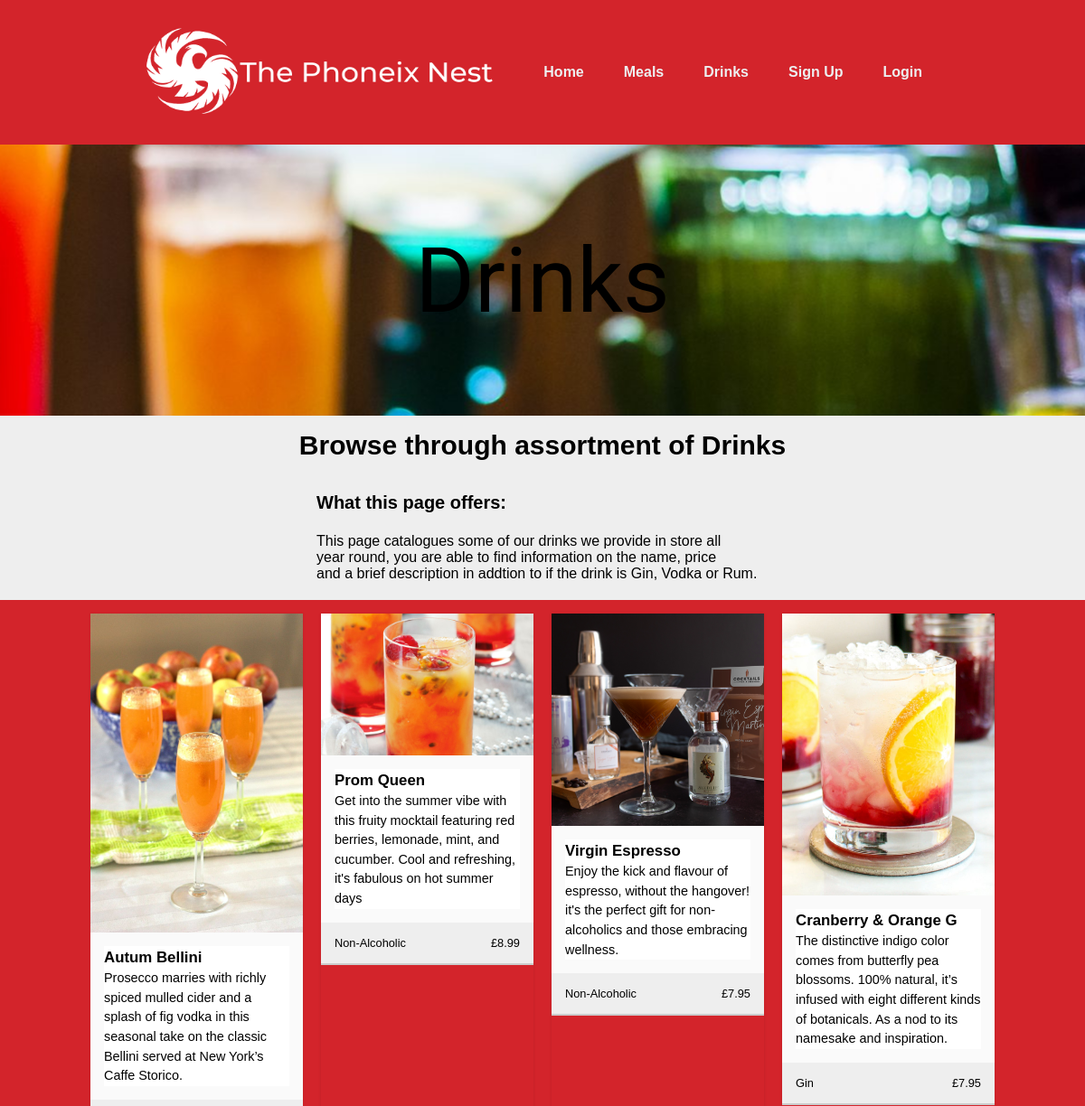
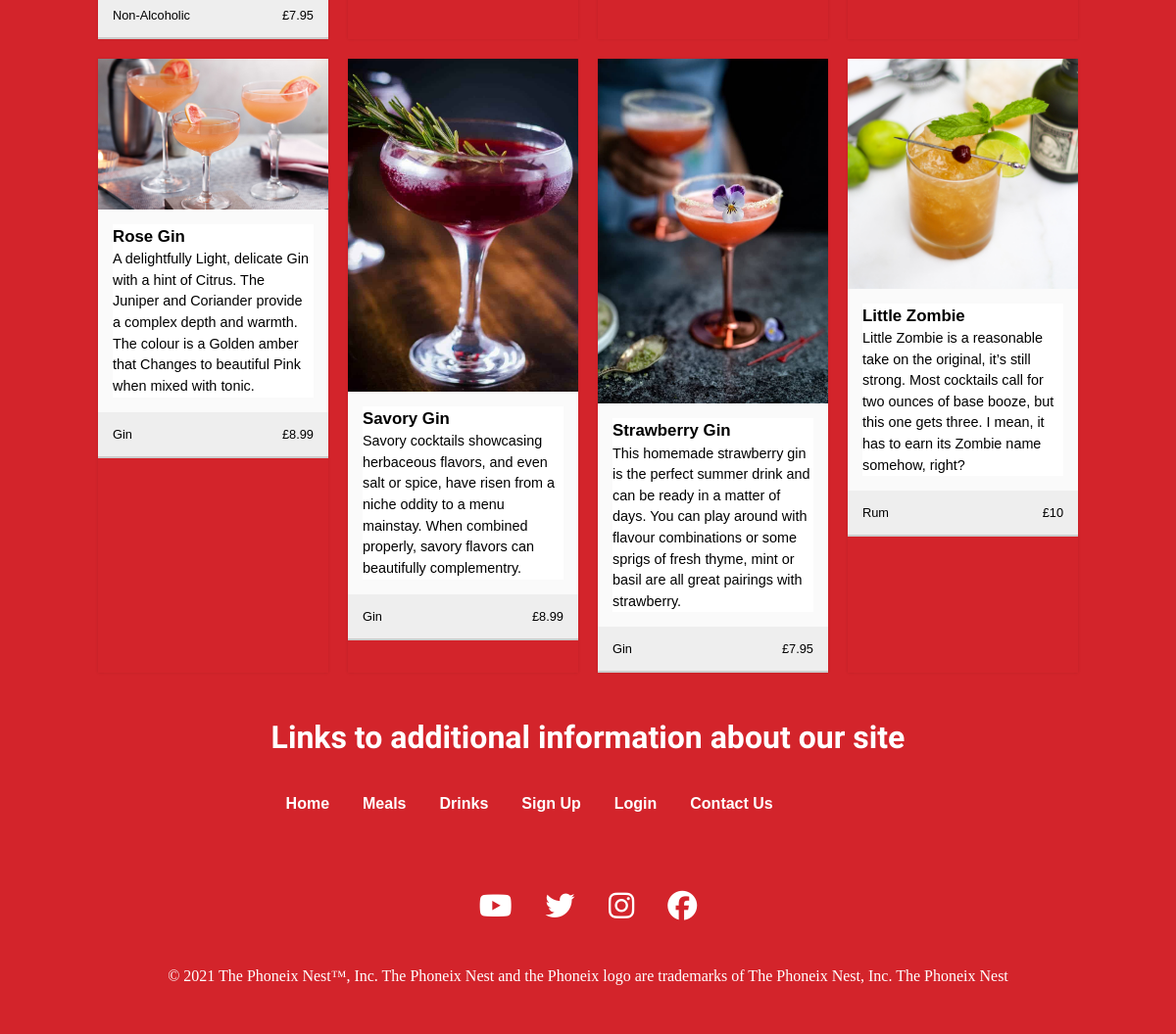
Screenshot of /drinks.php with the database file from the repository (2 pictures, top to bottom).
### tables this page shows
CREATE TABLE `menu` (
  `itemID` int(11) NOT NULL,
  `name` varchar(20) NOT NULL,
  `typ` varchar(10) NOT NULL,
  `price` float NOT NULL,
  `descrip` text NOT NULL,
  `image` text NOT NULL,
  `category` varchar(20) NOT NULL
);

### drinks.php (the view, shortened to what this page needs)
<!DOCTYPE html>
<head>
    <link rel="stylesheet" type="text/css" href="style.css">
</head>
<body>
    <header>
        <img class="logo" src="images/0_Defaults/logo(white).png" alt="logo">
        <nav>
            <ul class="nav__links">
                <li><a href="index.php">Home</a></li>
                <li><a href="meals.php">Meals</a></li>
                <li><a href="drinks.php">Drinks</a></li>
                <li><a href="signup.php">Sign Up</a></li>
                <li><a href="login.php">Login</a></li>
            </ul>
        </nav>
    </header>
    <section>
        <div class="container">
            <div class="pagetop-drinks">
                <div class="pagetitle">Drinks</div>
            </div>
        </div>
        <div class="container">
            <div class="sub-box">
                <div class="sub-title">Browse through assortment of Drinks</div>
            </div>
        </div>
        <div class="container">
            <div class="sub-box1">
                <div class="sub-title1">What this page offers:</div>
            </div>
            <div class="sub-bg">
                <p id="para_contact">This page catalogues some of our drinks we provide in store all <br>year round, you are able to find information on the name, price <br>
                    and a brief description in addtion to if the drink is Gin, Vodka or Rum.</p>
            </div>
        </div>
        <div class="cards-bg">
            <div class="cards">
                <?php
                     include "dbconn.php";
                     $sql = "SELECT * FROM menu WHERE typ = 'drink'";
                     $result = $conn->query($sql);
                     while ($row = $result->fetch_assoc()) {
                ?>
                <div class="card">
                    <img src="<?php echo $row['image'];?>" alt="" class="card-img">
                    <div class="card-content">
                        <h3><?php echo $row['name'];?></h3>
                        <p>
                            <?php echo $row['descrip'];?>
                        </p>
                    </div>
                    <div class="card-info">
                        <div><?php echo $row['category'];?></div>
                        <div>£<?php echo $row['price'];?></div>
                    </div>
                </div><?php }?>
            </div>
        </div>
    </section>
    <footer>
        <div class="container-footer">
            <ul class="flex-row">
                <h1>Links to additional information about our site</h1>
                <div class="lineAnime">
                <li><a href="index.php">Home</a></li>
                <li><a href="meals.php">Meals</a></li>
                <li><a href="drinks.php">Drinks</a></li>
                <li><a href="signup.php">Sign Up</a></li>
                <li><a href="login.php">Login</a></li>
                <li><a href="contact_us.php">Contact Us</a></li>
                </div>
            </ul>
            <ul class="flex-row">
                <li><a href="https://accounts.google.com/signin/v2/identifier?flowName=GlifWebSignIn&flowEntry=ServiceLogin"><i class="fab fa-youtube"></i></a></li>
                <li><a href="https://twitter.com/"><i class="fab fa-twitter"></i></li>
                <li><a href="https://www.instagram.com/accounts/login/"><i class="fab fa-instagram"></i></a></li>
                <li><a href="https://en-gb.facebook.com/login.php"><i class="fab fa-facebook"></i></a></li>
            </ul>
            <p>&copy; 2021 The Phoneix Nest™, Inc. The Phoneix Nest and the Phoneix logo are trademarks of The Phoneix Nest, Inc. The Phoneix Nest</p>
        </div>
    </footer>
    <?php
        exit();
    ?>

### style.css (style rules this page uses)
* { box-sizing: border-box; margin: 0; padding: 0; background-color: #d3242b; list-style: none; text-decoration: none; }
li, a { font-family: "Monsterrat", sans-serif; font-weight: 500; font-size: 16px; color: #edf0f1; text-decoration: none; }
header { display: flex; justify-content: flex-end; align-items: center; padding: 30px 10px; }
.logo { cursor: pointer; height: 100px; width: 400px; margin-left: 150px; margin-right: auto; }
.nav__links { list-style: none; padding-right: 150px; }
.nav__links li { display: inline-block; padding: 0px 20px; }
.nav__links li a { position: relative; text-decoration: none; font-weight: bold; }
.nav__links li a:before { content: ""; position: absolute; display: block; width: 100%; height: 2px; bottom: -4px; left: 0; background-color: white; transform: scaleX(0); transition: transform 0.3s ease; }
.cards-bg { padding-bottom: 15px; padding-top: 15px; }
.cards { margin: 0 auto; max-width: 1000px; display: grid; grid-template-columns: repeat(auto-fill, minmax(225px, 1fr)); gap: 20px; font-family: sans-serif; }
.card { box-shadow: 0 0 3px rgba(0, 0, 0, 0.1); }
.card-img { width: 100%; display: block; }
.card-content { line-height: 1.5; font-size: 0.9em; padding: 15px; background-color: #fafafa; }
.card-content h3 { background-color: #fff; font-family: "Monsterrat", sans-serif; }
.card-content p { margin-top: 0; background-color: #fff; }
.card-info { padding: 15px; display: flex; justify-content: space-between; background-color: #eee; font-size: 0.8em; border-bottom: 2px solid #ccc; color: black; }
.card-info div { background-color: #eee; }
.pagetop-drinks { height: 300px; background-image: url(images/3_Drinks/drinks_top.jpg); background-position: center; display: flex; justify-content: center; align-items: center; }
.pagetitle { background-color: transparent; font-family: "Fuzzy Bubbles", sans-serif; font-size: 100px; color: black; }
.sub-box { height: 60px; background-color: #eee; display: flex; align-items: flex-end; justify-content: center; }
.sub-title { background-color: #eee; font-family: "Monsterrat", sans-serif; font-weight: bold; font-size: 30px; margin-bottom: 10px; }
.sub-box1 { height: 70px; padding-top: 25px; background-color: #eee; display: flex; align-items: flex-start; }
.sub-title1 { background-color: #eee; padding-left: 350px; font-family: "Monsterrat", sans-serif; font-size: 20px; font-weight: bold; }
#para_contact { background-color: #eee; padding-left: 350px; padding-right: 350px; padding-bottom: 20px; font-family: "Monsterrat", sans-serif; }
.lineAnime li a { position: relative; text-decoration: none; font-weight: bold; }
.lineAnime li a:before { content: ""; position: absolute; display: block; width: 100%; height: 2px; bottom: -4px; left: 0; background-color: #eee; transform: scaleX(0); transition: transform 0.3s ease; }
.container-footer { display: flex; flex-direction: column; align-items: center; }
.container-footer h1 { font-family: 'Fuzzy Bubbles', cursive; color: white; margin-bottom: 40px; }
.container-footer ul { margin: 32px; flex-wrap: wrap; justify-content: center; }
.container-footer li { padding: 0 15px; margin-bottom: 16px; display: inline-block; }
.container-footer a { color: white; }
.container-footer i { cursor: pointer; font-size: 30px; }
.container-footer p { color: white; margin-bottom: 50px; }

### rows the page displays
menu: shows a picture, name "Autum Bellini", descrip "Prosecco marries with richly spiced mulled cider and a splash of fig vodka in this seasonal take on the classic Bellini served at New York’s Caffe Storico.", category "Non-Alcoholic", price "7.95"
menu: shows a picture, name "Prom Queen", descrip "Get into the summer vibe with this fruity mocktail featuring red berries, lemonade, mint, and cucumber. Cool and refreshing, it's fabulous on hot summer days", category "Non-Alcoholic", price "8.99"
menu: shows a picture, name "Virgin Espresso", descrip "Enjoy the kick and flavour of espresso, without the hangover! it's the perfect gift for non-alcoholics and those embracing wellness.", category "Non-Alcoholic", price "7.95"
menu: shows a picture, name "Cranberry & Orange G", descrip "The distinctive indigo color comes from butterfly pea blossoms. 100% natural, it’s infused with eight different kinds of botanicals. As a nod to its namesake and inspiration.", category "Gin", price "7.95"
menu: shows a picture, name "Rose Gin", descrip "A delightfully Light, delicate Gin with a hint of Citrus. The Juniper and Coriander provide a complex depth and warmth. The colour is a Golden amber that Changes to beautiful Pink when mixed with tonic.", category "Gin", price "8.99"
menu: shows a picture, name "Savory Gin", descrip "Savory cocktails showcasing herbaceous flavors, and even salt or spice, have risen from a niche oddity to a menu mainstay. When combined properly, savory flavors can beautifully complementry.", category "Gin", price "8.99"
menu: shows a picture, name "Strawberry Gin", descrip "This homemade strawberry gin is the perfect summer drink and can be ready in a matter of days. You can play around with flavour combinations or some sprigs of fresh thyme, mint or basil are all great pairings with strawberry.", category "Gin", price "7.95"
menu: shows a picture, name "Little Zombie", descrip "Little Zombie is a reasonable take on the original, it’s still strong. Most cocktails call for two ounces of base booze, but this one gets three. I mean, it has to earn its Zombie name somehow, right?", category "Rum", price "10"
